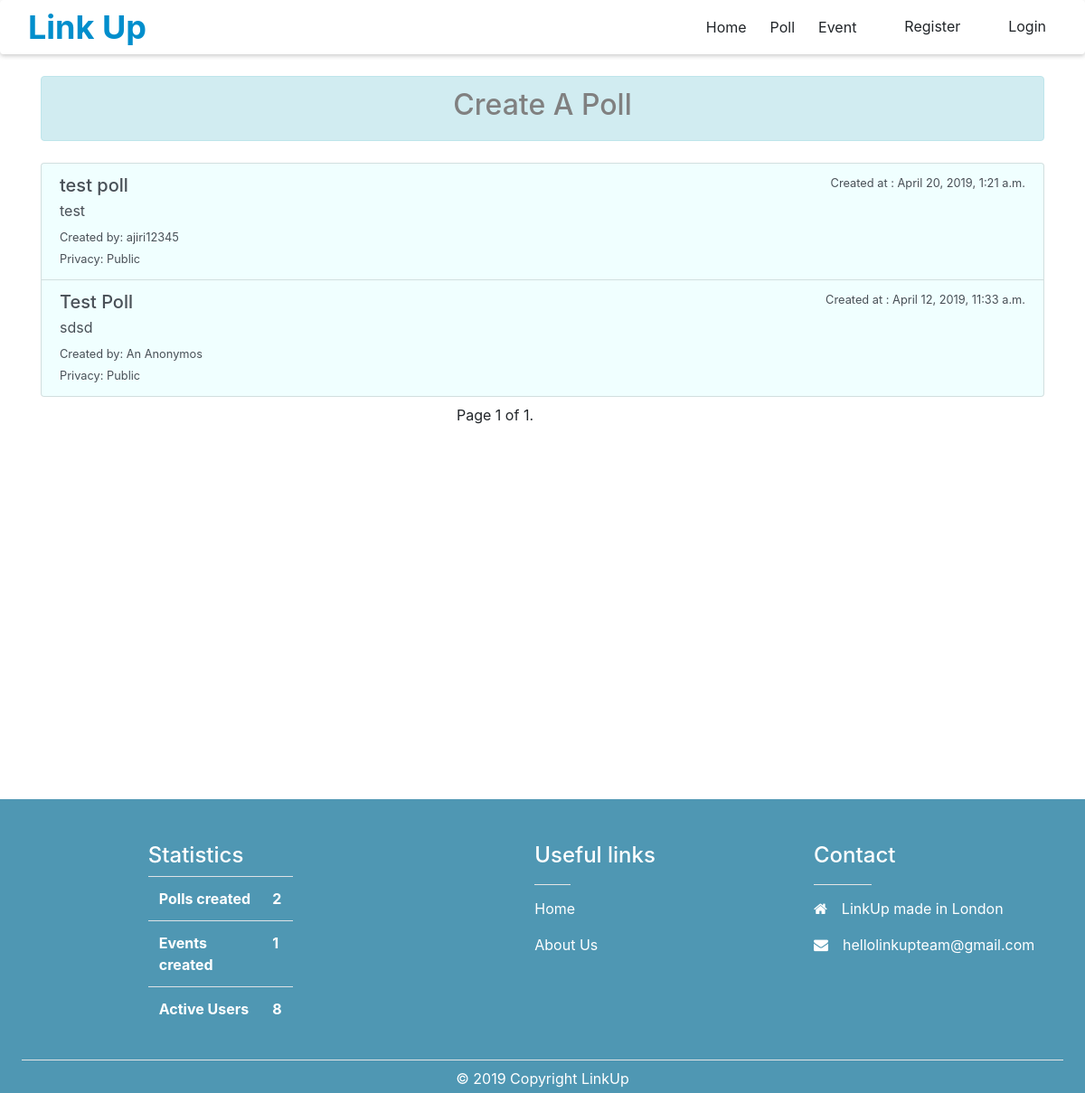
Screenshot of /poll/ with the database file from the repository.
### linkup/models.py (models this page shows, shortened)
class Poll(models.Model):
    title = models.CharField(max_length=255)
    description = models.TextField()
    multi_choices = models.BooleanField()
    created_at = models.DateTimeField(auto_now_add=True)
    updated_at = models.DateTimeField(auto_now=True)
    creator = models.ForeignKey(User, null=True,blank=True, on_delete=models.CASCADE)
    privacy = models.IntegerField(choices=privacy_choices, default=PrivacyChoices.PUBLIC)
    state = models.IntegerField(choices=state_choices, default=StateChoices.OPENED)
    invited_users = models.ManyToManyField(User, blank=True, related_name='invited_polls')
    class Meta:
        ordering = ['-created_at']

### linkup/views.py (the view)
# urls.py: path('poll/', views.poll_list, name='poll_list'),
def poll_list(request):
    polls = Poll.objects.all()
    template = loader.get_template('poll_list.html')
    paginator = Paginator(polls, 5)
    page = request.GET.get('page')
    polls = paginator.get_page(page)
    context = {
        'data': polls,
        'title': 'Link Up Poll List'
    }
    context.update(return_statistics())
    return HttpResponse(template.render(context, request))

### linkup/views.py (called while the page is built)
def return_statistics():
    polls_count = Poll.objects.count()
    events_count = Event.objects.count()
    users_count = User.objects.count()
    return {
        'polls_count': polls_count,
        'events_count': events_count,
        'users_count': users_count
    }

### linkup/templates/poll_list.html (shortened to what this page needs)
{% extends 'template.html' %}
{% block content %}
    {% if data|length == 0 %}
            <h1 class="text-center mt-5">No Polls</h1>
        <a href="{% url 'poll_new' %}" class="mt-5">
            <h2 class="text-center">Create A Poll ?</h2>
        </a>
        {% if user.is_authenticated %}
        {% with url_name=request.resolver_match.url_name %}
        {% if url_name == 'poll_list_private' %}
       <h6 class="mt-3 mb-3"> Click  <span><a href="{% url 'poll_list' %}">here</a> </span> if you want to see the all polls  </h6>
       {% endif %}
       {% endwith %}
       {% endif %}
    {% elif data|length > 0 %}
        <div class="row mt-4">
            <div class="col">
                <div class="alert alert-info">
                    <a href="{% url 'poll_new' %}" style="color: gray;">
                        <h2 class="text-center">Create A Poll</h2>
                    </a>
                </div>
            </div>
        </div>
        <form action="" method="post" class="mt-2">
        <div class="list-group mt-2">
            {% for poll in data %}
            {% if request.user in poll.invited_users.all or poll.privacy == 1 or request.user == poll.creator %}
                <a href="{% url 'poll_detail' poll.pk %}"
                   class="list-group-item list-group-item-action flex-column align-items-start" style="background: azure">
                    <div class="d-flex w-100 justify-content-between">
                        <h5 class="mb-1">{{ poll.title }}</h5>
                        <small>Created at : {{ poll.created_at }}</small>
                    </div>
                    <p class="mb-1">
                        {{ poll.description|truncatechars:50 }}
                    </p>
                    {% if poll.creator.username%}
                    <small>Created by: {{ poll.creator.username }}</small>
                    {%else%}
                    <small>Created by: An Anonymos</small>
                     {%endif%}
                    <br>
                     {% if poll.privacy == 0 %}
                    <small>Privacy: Private</small>
                    {%else%}
                    <small>Privacy: Public</small>
                    {%endif%}
                </a>
            {% endif %}
            {% endfor %}
        </div>
        <div class="row mt-2">
            <div class="offset-5 ">
                <div class="pagination float-sm-right">
            <span class="step-links">
                <span class="current">
                    Page {{ data.number }} of {{ data.paginator.num_pages }}.
                </span>
            </span>
        </div>
            </div>
        </div>
    {% endif %}
{% endblock %}

### rows the page displays
Poll: title "test poll", created_at "April 20, 2019, 1:21 a.m.", description "test", creator.username "ajiri12345", privacy "Privacy: Public"
Poll: title "Test Poll", created_at "April 12, 2019, 11:33 a.m.", description "sdsd", shows "Created by: An Anonymos", privacy "Privacy: Public"

### other values shown
{{ data.number }} "1"
{{ data.paginator.num_pages }} "1"
{{ polls_count }} "2"
{{ events_count }} "1"
{{ users_count }} "8"
